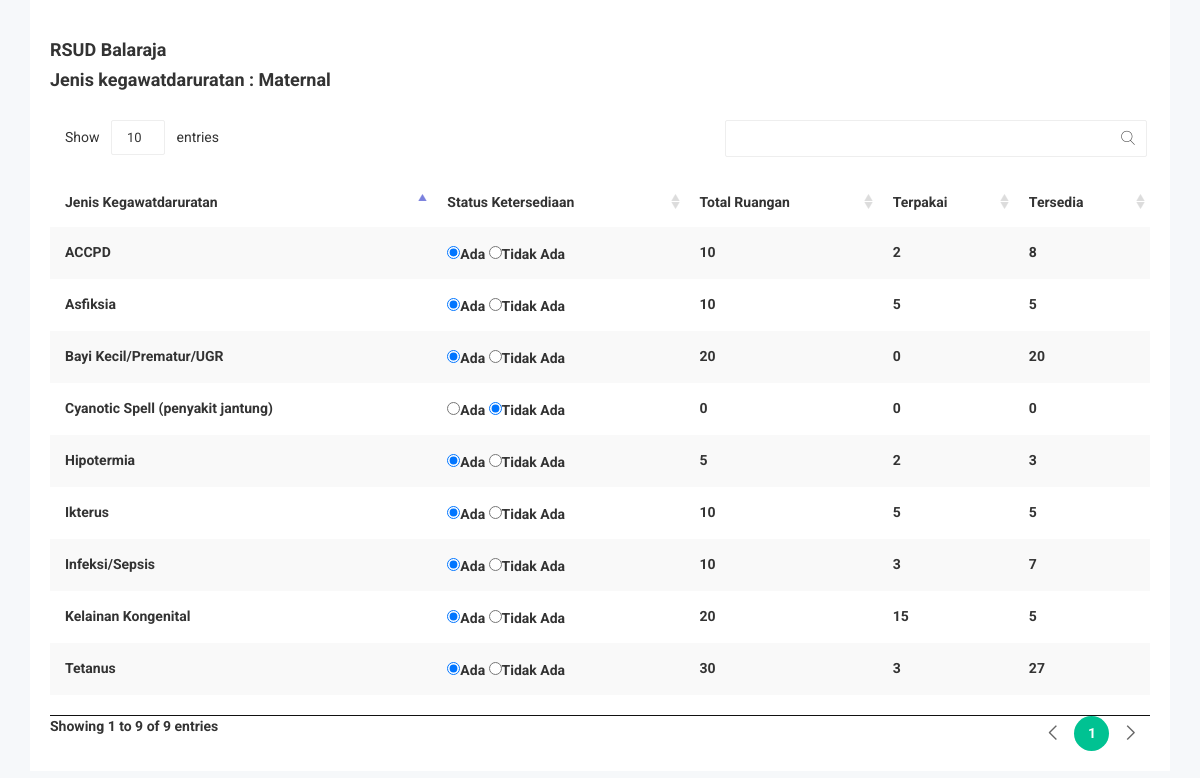
Screenshot of /detail_neonatal.php?id=RS001 with the database file from the repository.
### tables this page shows
CREATE TABLE `tb_rs` (
  `id_rs` varchar(15) NOT NULL,
  `nama_rs` varchar(200) NOT NULL,
  `alamat_rs` text NOT NULL,
  `telp_rs` varchar(100) NOT NULL,
  `lat` float(10,6) NOT NULL,
  `lng` float(10,6) NOT NULL,
  `location_status` tinyint(1) DEFAULT '0'
);

CREATE TABLE `tb_kegawatdaruratan` (
  `id_jenis` varchar(10) NOT NULL,
  `jenis_kkg` varchar(100) NOT NULL,
  `id_rs` varchar(15) NOT NULL,
  `jml_tersedia` int(11) NOT NULL,
  `status_ketersediaan` int(11) NOT NULL,
  `terpakai` int(11) NOT NULL,
  `status_jenis` int(11) NOT NULL
);

### detail_neonatal.php (the view, shortened to what this page needs)
<!doctype html>
<html class="no-js" lang="">
<head>
    <link rel="stylesheet" href="css2/bootstrap.min.css">
    <link rel="stylesheet" href="css2/font-awesome.min.css">
    <link rel="stylesheet" href="css2/owl.carousel.css">
    <link rel="stylesheet" href="css2/owl.theme.css">
    <link rel="stylesheet" href="css2/owl.transitions.css">
    <link rel="stylesheet" href="css2/meanmenu/meanmenu.min.css">
    <link rel="stylesheet" href="css2/animate.css">
    <link rel="stylesheet" href="css2/normalize.css">
    <link rel="stylesheet" href="css2/wave/waves.min.css">
    <link rel="stylesheet" href="css2/wave/button.css">
    <link rel="stylesheet" href="css2/scrollbar/jquery.mCustomScrollbar.min.css">
    <link rel="stylesheet" href="css2/notika-custom-icon.css">
    <link rel="stylesheet" href="css2/jquery.dataTables.min.css">
    <link rel="stylesheet" href="css2/main.css">
    <link rel="stylesheet" href="style.css">
    <link rel="stylesheet" href="css2/responsive.css">
</head>
<body>
<div class="data-table-area">
        <div class="container">
            <div class="row">
                <div class="col-lg-12 col-md-12 col-sm-12 col-xs-12">
                    <div class="data-table-list">
                        <div class="table-responsive">
<?php
    include 'db/koneksi.php';
    $id = $_GET['id'];
    $data = mysqli_query($koneksi,"select * from tb_rs where id_rs='$id'");
    while($d = mysqli_fetch_array($data)){
        ?>
<div class="top_main">
         <b>
  </div>
                             <table id="data-table-basic" class="table table-striped">
    <h4><?php echo $d['nama_rs'] ?></h4>
    <h4> Jenis kegawatdaruratan : Maternal</h4></br>
                                <thead>
                                    <tr>
                                       <th>Jenis Kegawatdaruratan</th>
                                       <th>Status Ketersediaan</th>
                                       <th>Total Ruangan</th>
                                       <th>Terpakai</th>
                                       <th>Tersedia</th>
                                      </tr>
                                </thead>
                                <tbody>
                        <?php
                        include 'db/koneksi.php';
                        $data1 = mysqli_query($koneksi,"select * from tb_kegawatdaruratan where id_rs='$id' AND status_jenis='2'");
                         $c = 0;
                        while($row = mysqli_fetch_array($data1)){
                            $c++;
                        $status = $row['status_ketersediaan'];
                        $a = $row ['jml_tersedia'];
                        $b = $row ['terpakai'];
                        $tersedia= $a-$b;
                           ?>
                                <tr>
                                       <td><?php echo $row['jenis_kkg']; ?></td>
                                       <td>
                                       <?php
                                        $nem = "status_".$c;
                                        $nem2 = "status2_".$c;
                                        if($status==1){
                                            ?>
                                            <input type="radio" name=<?php echo $nem; ?> value="1" checked />Ada
                                            <input type="radio" name=<?php echo $nem; ?> value="0" />Tidak Ada
                                            <?php
                                        } elseif($status==0) {
                                            ?>
                                            <input type="radio" name=<?php echo $nem2; ?> value="1"/>Ada
                                            <input type="radio" name=<?php echo $nem2; ?> value="0" checked />Tidak Ada
                                            <?php
                                        }
                                        ?>
                                       </td>
                                       <td><?php echo $row['jml_tersedia']; ?></td>
                                       <td><?php echo $row['terpakai']; ?></td>
                                       <td><?php echo $tersedia; ?> </td>
                                   </tr>
                                    <?php
    }
    ?>
                                </tbody>
                            </table>
                                  <?php
                              }
                                ?>
</div>
</div>
</div>
</body>

### css2/main.css (style rules this page uses)
html { color: #222; font-size: 1em; line-height: 1.4; }

### rows the page displays
tb_rs: nama_rs "RSUD Balaraja"
tb_kegawatdaruratan: jenis_kkg "Asfiksia", jml_tersedia "10", terpakai "5"
tb_kegawatdaruratan: jenis_kkg "Bayi Kecil/Prematur/UGR", jml_tersedia "20", terpakai "0"
tb_kegawatdaruratan: jenis_kkg "Infeksi/Sepsis", jml_tersedia "10", terpakai "3", tersedia "7"
tb_kegawatdaruratan: jenis_kkg "Ikterus", jml_tersedia "10", terpakai "5"
tb_kegawatdaruratan: jenis_kkg "Cyanotic Spell (penyakit jantung)", jml_tersedia "0", terpakai "0"
tb_kegawatdaruratan: jenis_kkg "Tetanus", jml_tersedia "30", terpakai "3", tersedia "27"
tb_kegawatdaruratan: jenis_kkg "Kelainan Kongenital", jml_tersedia "20", terpakai "15", tersedia "5"
tb_kegawatdaruratan: jenis_kkg "ACCPD", jml_tersedia "10", terpakai "2", tersedia "8"
tb_kegawatdaruratan: jenis_kkg "Hipotermia", jml_tersedia "5", terpakai "2", tersedia "3"
